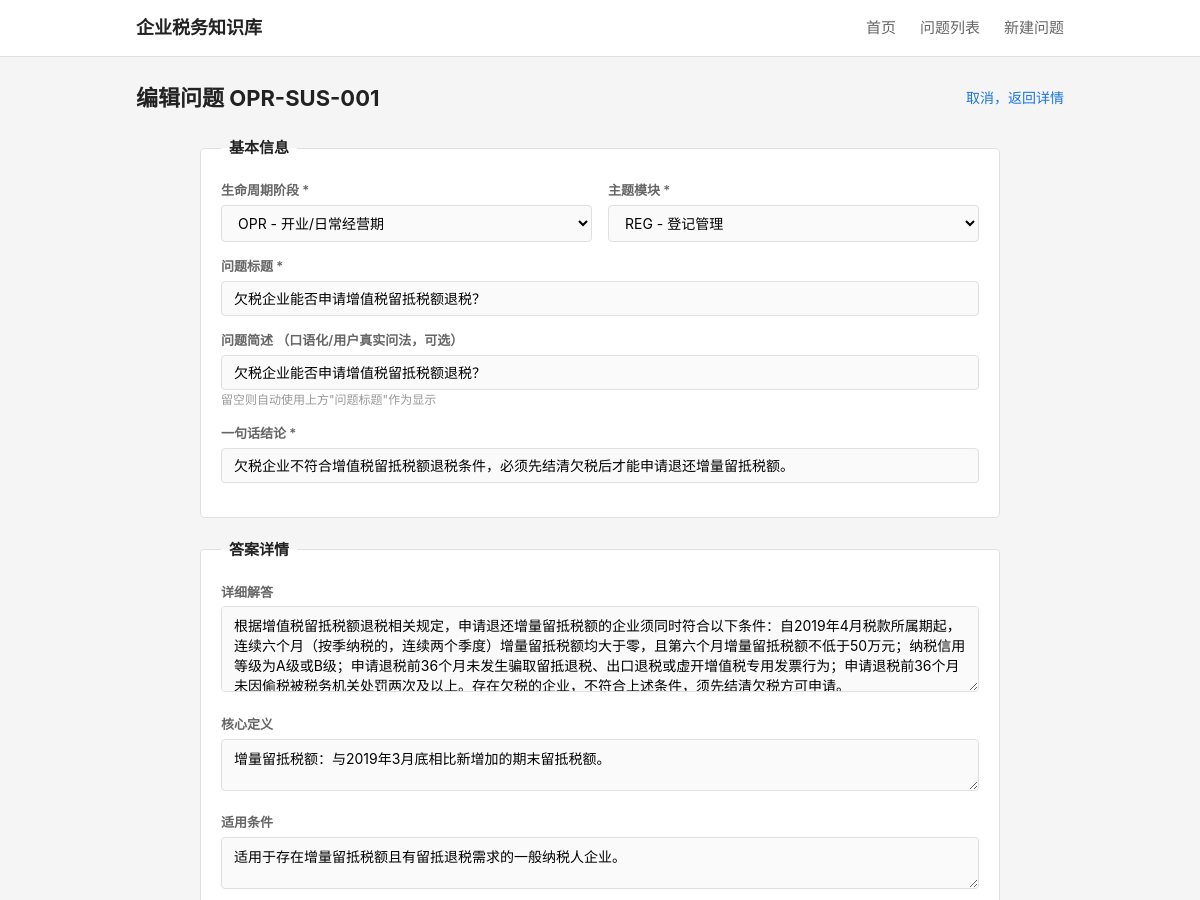
The app's page /question/OPR-SUS-001/edit (signed in, upper part), older data.
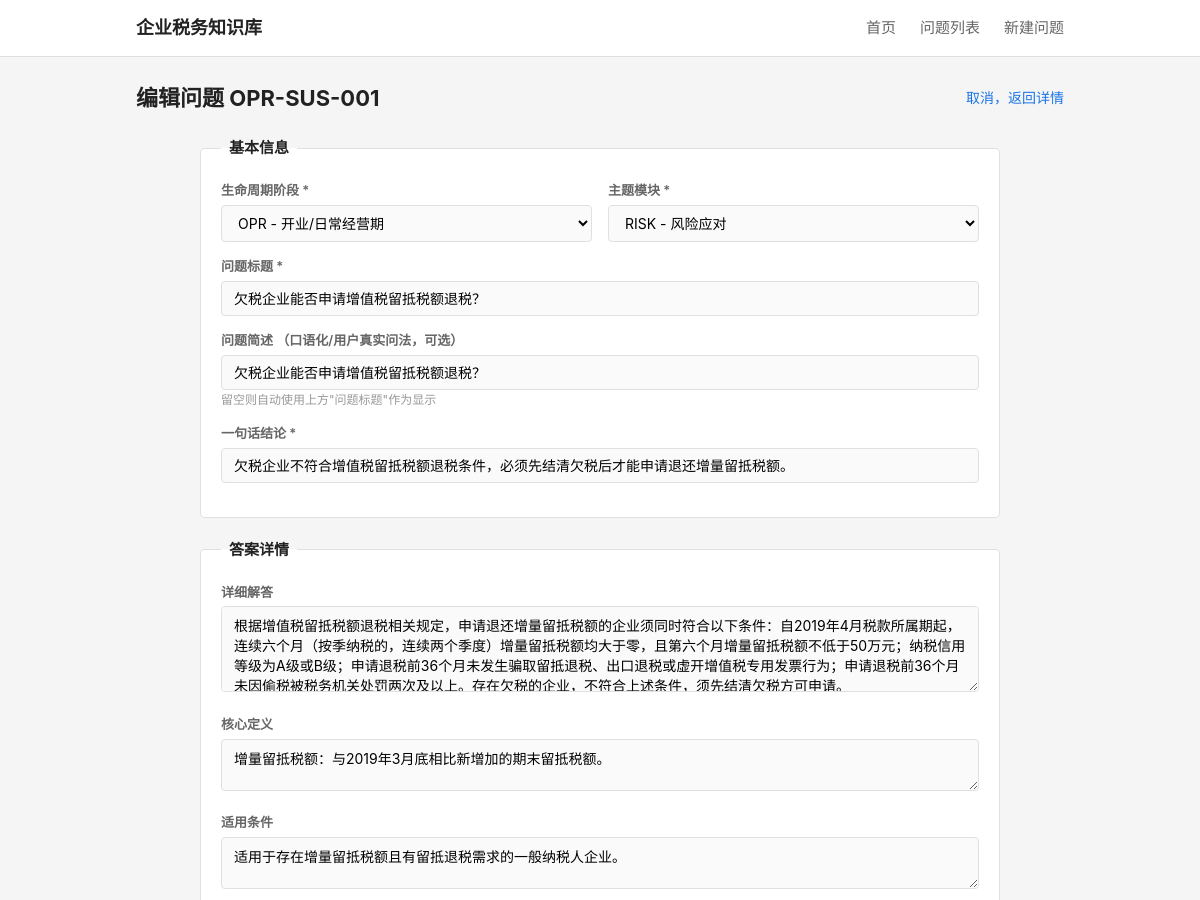
The same page, newer data.
### tables this page shows
CREATE TABLE question_master (
    id              INTEGER PRIMARY KEY AUTOINCREMENT,
    question_code   TEXT NOT NULL UNIQUE,
    question_title  TEXT NOT NULL,
    question_plain  TEXT NOT NULL,

    -- 分类
    stage_code      TEXT NOT NULL,
    module_code     TEXT NOT NULL,
    question_type   TEXT NOT NULL,

    -- 答案
    one_line_answer TEXT NOT NULL,
    detailed_answer TEXT,
    core_definition TEXT,

    -- 条件与边界
    applicable_conditions TEXT,
    exceptions_boundary   TEXT,

    -- 实务
    practical_steps TEXT,
    risk_warning    TEXT,

    -- 适用范围
    scope_level     TEXT NOT NULL DEFAULT 'scope_national',
    local_region    TEXT,

    -- 确定性
    answer_certainty TEXT NOT NULL DEFAULT 'certain_clear',

    -- 元数据
    keywords        TEXT,
    high_frequency_flag INTEGER NOT NULL DEFAULT 0,
    newbie_flag     INTEGER NOT NULL DEFAULT 0,

    -- 版本管理
    status          TEXT NOT NULL DEFAULT 'draft',
    version_no      INTEGER NOT NULL DEFAULT 1,

    -- 审计字段
    created_at      TEXT NOT NULL DEFAULT (datetime('now')),
    updated_at      TEXT NOT NULL DEFAULT (datetime('now'))
);

CREATE TABLE tag_dict (
    id              INTEGER PRIMARY KEY AUTOINCREMENT,
    tag_code        TEXT NOT NULL UNIQUE,
    tag_name        TEXT NOT NULL,
    tag_category    TEXT,
    parent_id       INTEGER,
    display_order   INTEGER NOT NULL DEFAULT 1,
    status          TEXT NOT NULL DEFAULT 'active',

    FOREIGN KEY (parent_id) REFERENCES tag_dict(id) ON DELETE SET NULL
);

### backend/app.py (the view, shortened to what this page needs)
    @app.route('/question/<question_code>/edit', methods=['GET', 'POST'])
    @admin_required
    def edit_question(question_code):
        from services.question_service import QuestionService
        svc = QuestionService()
        detail = svc.get_question_detail(question_code)
        if not detail:
            return "问题不存在", 404
        stages = svc.get_stages()
        modules = svc.get_modules()
        all_tags = svc.get_all_tags()
        business_tags = [t for t in all_tags if t['tag_category'] == 'business']
        all_policies = svc.get_all_policies()
        return render_template('edit_question.html',
                               detail=detail, stages=stages, modules=modules,
                               all_tags=all_tags, business_tags=business_tags,
                               all_policies=all_policies)

### backend/services/question_service.py (called while the page is built)
    def _query(self, sql, params=None):
        conn = sqlite3.connect(self.db_path)
        conn.execute("PRAGMA foreign_keys = ON")
        conn.row_factory = sqlite3.Row
        cur = conn.cursor()
        if params:
            cur.execute(sql, params)
        else:
            cur.execute(sql)
        rows = cur.fetchall()
        conn.close()
        return [dict(r) for r in rows]

    def _query_one(self, sql, params=None):
        rows = self._query(sql, params)
        return rows[0] if rows else None

    def get_stages(self):
        return self._query("""
            SELECT tag_code, tag_name
            FROM tag_dict
            WHERE tag_category = 'stage'
            ORDER BY display_order
        """)

    def get_modules(self):
        return self._query("""
            SELECT tag_code, tag_name
            FROM tag_dict
            WHERE tag_category = 'module'
            ORDER BY display_order
        """)

    def get_all_tags(self):
        return self._query("""
            SELECT tag_code, tag_name, tag_category
            FROM tag_dict
            WHERE status = 'active'
            ORDER BY tag_category, display_order
        """)

### frontend/templates/edit_question.html (shortened to what this page needs)
{% extends "base.html" %}
{% block main %}
<div class="page-header">
    <h1>编辑问题 <span class="code-badge">{{ detail.question_code }}</span></h1>
    <a href="/question/{{ detail.question_code }}" class="back-link">取消，返回详情</a>
</div>
<form action="/question/{{ detail.question_code }}/edit" method="POST" class="question-form">
    <fieldset class="form-fieldset">
        <legend>基本信息</legend>
        <div class="form-row">
            <div class="form-group">
                <label for="stage_code">生命周期阶段 *</label>
                <select name="stage_code" id="stage_code" required>
                    {% for s in stages %}
                    <option value="{{ s.tag_code }}" {% if s.tag_code == detail.stage_code %}selected{% endif %}>{{ s.tag_code }} - {{ s.tag_name }}</option>
                    {% endfor %}
                </select>
            </div>
            <div class="form-group">
                <label for="module_code">主题模块 *</label>
                <select name="module_code" id="module_code" required>
                    {% for m in modules %}
                    <option value="{{ m.tag_code }}" {% if m.tag_code == detail.module_code %}selected{% endif %}>{{ m.tag_code }} - {{ m.tag_name }}</option>
                    {% endfor %}
                </select>
            </div>
        </div>
        <div class="form-group">
            <label for="question_title">问题标题 *</label>
            <input type="text" name="question_title" id="question_title" required value="{{ detail.question_title }}">
        </div>
        <div class="form-group">
            <label for="question_plain">问题简述 <span class="field-hint-inline">（口语化/用户真实问法，可选）</span></label>
            <input type="text" name="question_plain" id="question_plain" value="{{ detail.question_plain or '' }}">
            <p class="field-hint">留空则自动使用上方"问题标题"作为显示</p>
        </div>
        <div class="form-group">
            <label for="one_line_answer">一句话结论 *</label>
            <input type="text" name="one_line_answer" id="one_line_answer" required value="{{ detail.one_line_answer }}">
        </div>
    </fieldset>
    <fieldset class="form-fieldset">
        <legend>答案详情</legend>
        <div class="form-group">
            <label for="detailed_answer">详细解答</label>
            <textarea name="detailed_answer" id="detailed_answer" rows="4">{{ detail.detailed_answer or '' }}</textarea>
        </div>
        <div class="form-group">
            <label for="core_definition">核心定义</label>
            <textarea name="core_definition" id="core_definition" rows="2">{{ detail.core_definition or '' }}</textarea>
        </div>
        <div class="form-group">
            <label for="applicable_conditions">适用条件</label>
            <textarea name="applicable_conditions" id="applicable_conditions" rows="2">{{ detail.applicable_conditions or '' }}</textarea>
        </div>
    </fieldset>
        {% set existing_relations = [] %}
        {% if detail.relations %}
            {% for r in detail.relations %}
                {% set _ = existing_relations.append({'code': r.question_code, 'type': r.relation_type}) %}
            {% endfor %}
        {% endif %}
</form>
{% endblock %}

Row changes from the older to the newer data that the page shows:
changed question_master "OPR-SUS-001": module_code (not shown) → "RISK - 风险应对"
Text that changed along with them:
form field module_code: "REG - 登记管理" → (not shown)
